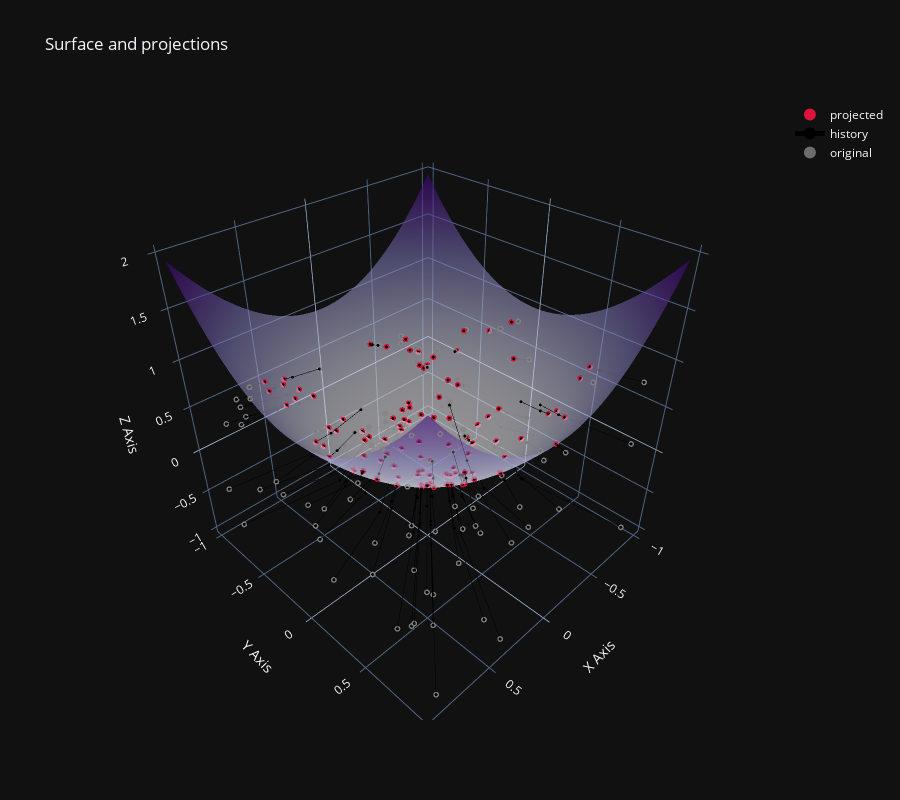

Notebook code for this chart:
### Code cell
from jnlr.utils.plot_utils import plot_3d_projection
plot_3d_projection(X, f_paraboloid, round_cutoff=None, solver_builder=make_solver, plot_history=True, n_iterations=4, n_grid=NGRID)
